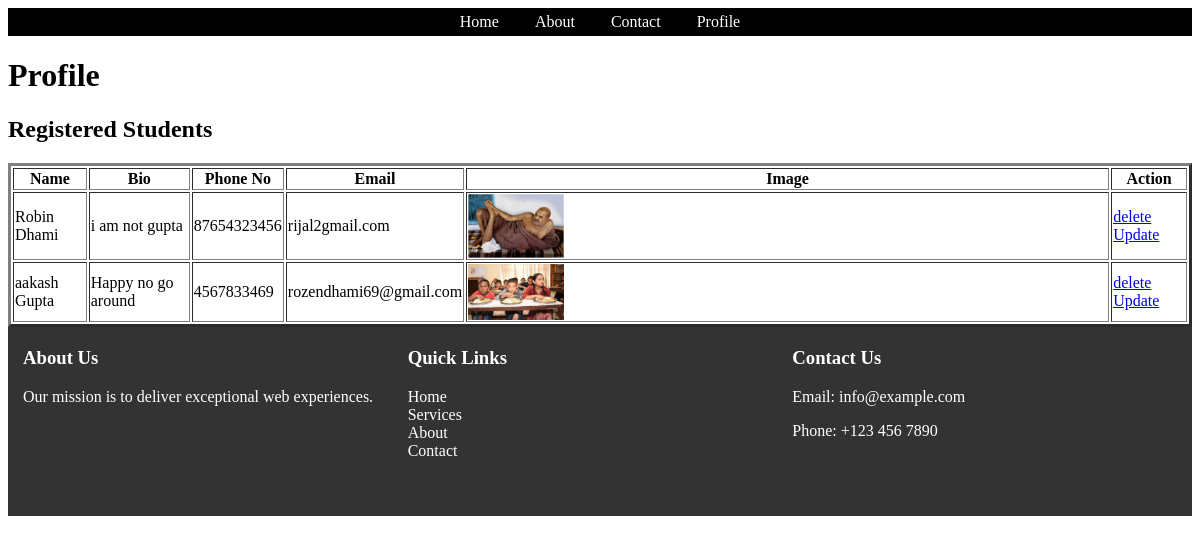
/profile/, run on the app's committed database.
### home/models.py (models this page shows)
class Student(models.Model):
    User= models.ForeignKey(User,on_delete=models.SET_NULL,null=True,blank=True) #This is used to authenticate user
    name=models.CharField(max_length=100)
    image= models.ImageField(upload_to="stud")
    email=models.EmailField(unique=True,default="")
    bio= models.TextField(blank=True)
    phone= models.CharField(max_length=20, null=True, blank=True)

### home/views.py (the view)
# urls.py: path('profile/',profile,name='profile'),
def profile(request):
    queryset = Student.objects.all()
    print(queryset)
    context = {"students": queryset}
    print("context",context)
    return render(request, 'profile.html',context)

### home/Templates/profile.html (shortened to what this page needs)
{% extends 'base.html' %}
{% block start %}
<h1>Profile</h1>
<h2>Registered Students</h2>
<table border="3" class="  bg-red-500 " >
    <thead>
        <tr >
            <th>Name</th>
            <th>Bio</th>
            <th>Phone No</th>
            <th>Email</th>
            <th>Image</th>
            <th> Action</th>
        </tr>
    </thead>
    <tbody>
        {% for student in students %}
            <tr>
                <td>{{ student.name }}</td>
                <td>{{ student.bio }}</td>
                <td>{{ student.phone }}</td>
                <td>{{ student.email }}</td>
                <td > <img src="/media/{{ student.image}}" alt="Profile" srcset="" style=" width: 15%;"> </td>
                <td>
                    <a href="/delete-student/{{ student.id}}"> delete</a>
                    <a href="/update-student/{{student.id}}">Update</a>
                </td>
            </tr>
        {% endfor %}
    </tbody>
</table>
{% endblock %}

### data on the page
Student: name "Robin Dhami", bio "i am not gupta", phone "87654323456", email "rijal2gmail.com", image (picture)
Student: name "aakash Gupta", bio "Happy no go around", phone "4567833469", email "rozendhami69@gmail.com", image (picture)
